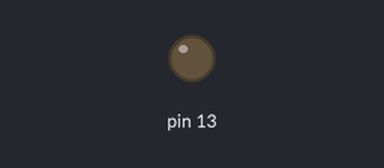
The sketch below on a simulated Arduino Uno, built with avr-gcc and run on an emulated ATmega328P. Shown: output pins drawn as LEDs (lit = HIGH). What the sketch prints to the serial monitor is not drawn.

Above: at 0.1 s.
At 4.2 s:
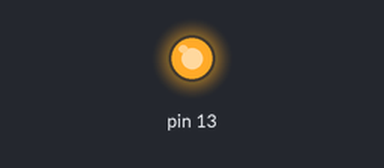
Timing chart, 0 to 40.1 s (numbered marks = the images above):
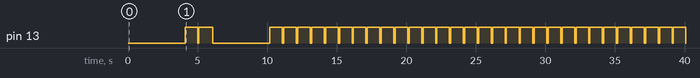

The sketch:

threadchecks.ino
```cpp
#include <TimedAction.h>
#include "thread1.h"
#include "thread2.h"
#include "flashing.h"
//https://forum.arduino.cc/u/atul6556/

void setup() {
  pinMode(13,OUTPUT);
  Serial.begin(115200);
  changeText();
  flash();
}


void maintask(){
  Serial.println("Main Task Running .....");
  digitalWrite(13,HIGH);
}

//
void changeText(){
  Serial.println("https://forum.arduino.cc/u/atul6556/");
}
//

TimedAction mainThread = TimedAction(1000,maintask);
TimedAction task1Thread = TimedAction(1000,task1);
TimedAction task2Thread = TimedAction(5000,task2);
TimedAction flashThread = TimedAction(6000,flash);


void loop() {
  mainThread.check();
  task1Thread.check();
  task2Thread.check();
  flashThread.check();


}
//https://forum.arduino.cc/u/atul6556/
```

flashing.h
```cpp
void flash(){
  Serial.println("For more projects Visit--");
  Serial.println("https://github.com/atulkumar6556");
  Serial.println("THANK YOU");

  delay(100);

//  delay(3000);

  }
```

thread1.h
```cpp
void task1(){
  Serial.print("task 1 >>");
  digitalWrite(13,LOW);
  delay(100);

//  delay(3000);

  }
```

thread2.h
```cpp
void task2(){
  Serial.print("task 2 >>");
  // your next task

//  delay(3000);

  }
```

Measured:
- by itself, pin 13: goes HIGH 0.90 s, LOW 0.10 s, HIGH 1.0 s, LOW 4.1 s, 29 × (HIGH 0.90 s, LOW 0.10 s), HIGH 0.90 s, then LOW
